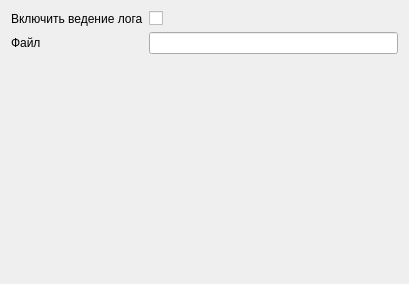
<?xml version="1.0" encoding="UTF-8"?>
<ui version="4.0">
 <class>LogSettingsPage</class>
 <widget class="QWidget" name="LogSettingsPage">
  <property name="geometry">
   <rect>
    <x>0</x>
    <y>0</y>
    <width>409</width>
    <height>284</height>
   </rect>
  </property>
  <property name="windowTitle">
   <string>Form</string>
  </property>
  <layout class="QFormLayout" name="formLayout">
   <item row="0" column="1">
    <widget class="QCheckBox" name="m_enableLog">
     <property name="text">
      <string/>
     </property>
    </widget>
   </item>
   <item row="1" column="0">
    <widget class="QLabel" name="m_filenameLabel">
     <property name="text">
      <string>Файл</string>
     </property>
    </widget>
   </item>
   <item row="1" column="1">
    <widget class="QLineEdit" name="m_filename"/>
   </item>
   <item row="0" column="0">
    <widget class="QLabel" name="label_2">
     <property name="text">
      <string>Включить ведение лога</string>
     </property>
    </widget>
   </item>
  </layout>
 </widget>
 <resources/>
 <connections/>
</ui>
